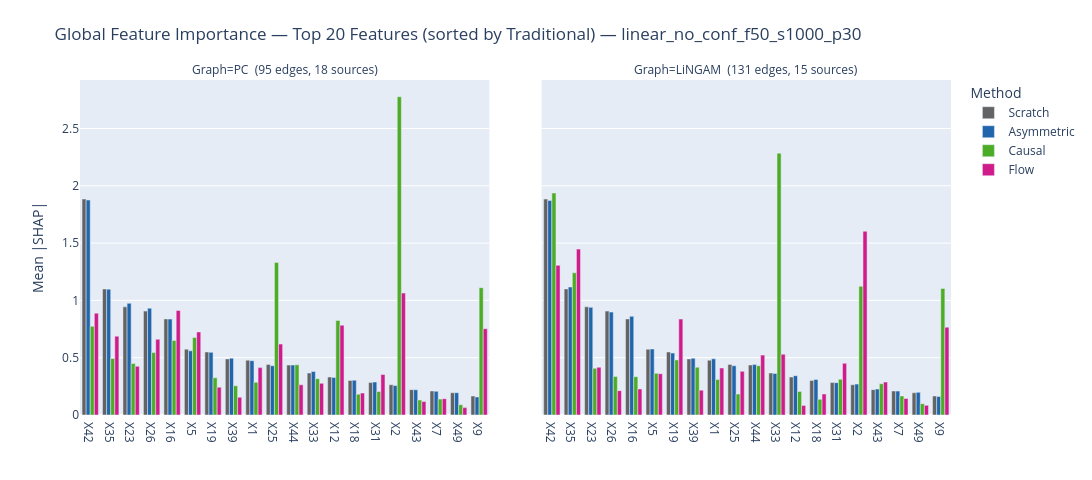

Notebook code cell kept with this figure:
### Markdown cell above
## 4. Global Feature Importance Comparison

Mean absolute SHAP value per feature.  
**Left panel** — ShapleyFromScratch + PC-graph methods.  
**Right panel** — ShapleyFromScratch + LiNGAM-graph methods.  
Features are sorted (left → right) by ShapleyFromScratch importance.

### Code cell
# ── Mean absolute SHAP per feature ───────────────────────────────────────
mean_abs = {name: np.abs(sv).mean(axis=0) for name, sv in shap_data.items()}

# Top-N features ranked by Traditional Shapley (Scratch)
scratch_rank = np.argsort(mean_abs["Scratch"])[::-1][:N_TOP_FEATURES]
top_features = [feature_names[i] for i in scratch_rank]


def _resolve_features(features=None):
    """Thin wrapper — delegates to analysis_utils.resolve_features."""
    return resolve_features(feature_names, scratch_rank, top_features, features)

# ── Method lists (used by scatter / instance cells below) ─────────────────
PC_METHODS     = ["Scratch", "Asymmetric (PC)",     "Causal (PC)",     "Flow (PC)"]
LINGAM_METHODS = ["Scratch", "Asymmetric (LiNGAM)", "Causal (LiNGAM)", "Flow (LiNGAM)"]

# Default: top-N by Traditional Shapley
fig_imp = plot_feature_importance_bar(
    shap_data, feature_names, scratch_rank, top_features, mean_abs,
    pc_edges, pc_sources, lingam_edges, lingam_sources,
    METHOD_COLORS, DATASET, N_TOP_FEATURES,
    save_dir=PLOTS_DIR,
)

### Figure 1 — Plotly figure (JSON) as saved in the notebook; plotly's stock layout.template omitted (floating-point values rounded to 4 significant figures)
{"data": [{"alignmentgroup": "True", "hovertemplate": "Method=Scratch<br>Graph=PC  (95 edges, 18 sources)<br>=%{x}<br>Mean |SHAP|=%{y}<extra></extra>", "legendgroup": "Scratch", "marker": {"color": "#636363", "pattern": {"shape": ""}}, "name": "Scratch", "offsetgroup": "Scratch", "orientation": "v", "showlegend": true, "textposition": "auto", "type": "bar", "x": ["X42", "X35", "X23", "X26", "X16", "X5", "X19", "X39", "X1", "X25", "X44", "X33", "X12", "X18", "X31", "X2", "X43", "X7", "X49", "X9"], "xaxis": "x", "y": [1.884, 1.1, 0.9438, 0.9068, 0.8381, 0.5741, 0.55, 0.4895, 0.4784, 0.4415, 0.4363, 0.3665, 0.3314, 0.3014, 0.2829, 0.264, 0.2213, 0.2095, 0.1941, 0.1652], "yaxis": "y"}, {"alignmentgroup": "True", "hovertemplate": "Method=Scratch<br>Graph=LiNGAM  (131 edges, 15 sources)<br>=%{x}<br>Mean |SHAP|=%{y}<extra></extra>", "legendgroup": "Scratch", "marker": {"color": "#636363", "pattern": {"shape": ""}}, "name": "Scratch", "offsetgroup": "Scratch", "orientation": "v", "showlegend": false, "textposition": "auto", "type": "bar", "x": ["X42", "X35", "X23", "X26", "X16", "X5", "X19", "X39", "X1", "X25", "X44", "X33", "X12", "X18", "X31", "X2", "X43", "X7", "X49", "X9"], "xaxis": "x2", "y": [1.884, 1.1, 0.9438, 0.9068, 0.8381, 0.5741, 0.55, 0.4895, 0.4784, 0.4415, 0.4363, 0.3665, 0.3314, 0.3014, 0.2829, 0.264, 0.2213, 0.2095, 0.1941, 0.1652], "yaxis": "y2"}, {"alignmentgroup": "True", "hovertemplate": "Method=Asymmetric<br>Graph=PC  (95 edges, 18 sources)<br>=%{x}<br>Mean |SHAP|=%{y}<extra></extra>", "legendgroup": "Asymmetric", "marker": {"color": "#2166ac", "pattern": {"shape": ""}}, "name": "Asymmetric", "offsetgroup": "Asymmetric", "orientation": "v", "showlegend": true, "textposition": "auto", "type": "bar", "x": ["X42", "X35", "X23", "X26", "X16", "X5", "X19", "X39", "X1", "X25", "X44", "X33", "X12", "X18", "X31", "X2", "X43", "X7", "X49", "X9"], "xaxis": "x", "y": [1.876, 1.098, 0.9742, 0.9317, 0.8369, 0.5601, 0.5467, 0.4959, 0.4739, 0.4302, 0.4358, 0.3798, 0.3267, 0.3042, 0.2876, 0.257, 0.2203, 0.2066, 0.1947, 0.1576], "yaxis": "y"}, {"alignmentgroup": "True", "hovertemplate": "Method=Asymmetric<br>Graph=LiNGAM  (131 edges, 15 sources)<br>=%{x}<br>Mean |SHAP|=%{y}<extra></extra>", "legendgroup": "Asymmetric", "marker": {"color": "#2166ac", "pattern": {"shape": ""}}, "name": "Asymmetric", "offsetgroup": "Asymmetric", "orientation": "v", "showlegend": false, "textposition": "auto", "type": "bar", "x": ["X42", "X35", "X23", "X26", "X16", "X5", "X19", "X39", "X1", "X25", "X44", "X33", "X12", "X18", "X31", "X2", "X43", "X7", "X49", "X9"], "xaxis": "x2", "y": [1.871, 1.117, 0.9393, 0.8979, 0.8609, 0.5757, 0.5409, 0.4953, 0.4903, 0.43, 0.4395, 0.3626, 0.3431, 0.3094, 0.2822, 0.2695, 0.2267, 0.2083, 0.1976, 0.1613], "yaxis": "y2"}, {"alignmentgroup": "True", "hovertemplate": "Method=Causal<br>Graph=PC  (95 edges, 18 sources)<br>=%{x}<br>Mean |SHAP|=%{y}<extra></extra>", "legendgroup": "Causal", "marker": {"color": "#4dac26", "pattern": {"shape": ""}}, "name": "Causal", "offsetgroup": "Causal", "orientation": "v", "showlegend": true, "textposition": "auto", "type": "bar", "x": ["X42", "X35", "X23", "X26", "X16", "X5", "X19", "X39", "X1", "X25", "X44", "X33", "X12", "X18", "X31", "X2", "X43", "X7", "X49", "X9"], "xaxis": "x", "y": [0.7735, 0.4938, 0.4499, 0.5448, 0.6498, 0.676, 0.3241, 0.2553, 0.2851, 1.33, 0.4379, 0.3174, 0.8249, 0.1819, 0.2053, 2.777, 0.1302, 0.1386, 0.09016, 1.111], "yaxis": "y"}, {"alignmentgroup": "True", "hovertemplate": "Method=Causal<br>Graph=LiNGAM  (131 edges, 15 sources)<br>=%{x}<br>Mean |SHAP|=%{y}<extra></extra>", "legendgroup": "Causal", "marker": {"color": "#4dac26", "pattern": {"shape": ""}}, "name": "Causal", "offsetgroup": "Causal", "orientation": "v", "showlegend": false, "textposition": "auto", "type": "bar", "x": ["X42", "X35", "X23", "X26", "X16", "X5", "X19", "X39", "X1", "X25", "X44", "X33", "X12", "X18", "X31", "X2", "X43", "X7", "X49", "X9"], "xaxis": "x2", "y": [1.937, 1.241, 0.407, 0.3352, 0.3347, 0.3633, 0.4805, 0.4171, 0.3107, 0.1828, 0.4293, 2.284, 0.206, 0.1372, 0.3112, 1.124, 0.2727, 0.1655, 0.09902, 1.104], "yaxis": "y2"}, {"alignmentgroup": "True", "hovertemplate": "Method=Flow<br>Graph=PC  (95 edges, 18 sources)<br>=%{x}<br>Mean |SHAP|=%{y}<extra></extra>", "legendgroup": "Flow", "marker": {"color": "#d01c8b", "pattern": {"shape": ""}}, "name": "Flow", "offsetgroup": "Flow", "orientation": "v", "showlegend": true, "textposition": "auto", "type": "bar", "x": ["X42", "X35", "X23", "X26", "X16", "X5", "X19", "X39", "X1", "X25", "X44", "X33", "X12", "X18", "X31", "X2", "X43", "X7", "X49", "X9"], "xaxis": "x", "y": [0.8885, 0.6879, 0.4249, 0.6604, 0.9123, 0.7246, 0.2428, 0.1547, 0.4134, 0.6188, 0.2635, 0.2764, 0.7835, 0.1914, 0.3529, 1.064, 0.1174, 0.1423, 0.06443, 0.7531], "yaxis": "y"}, {"alignmentgroup": "True", "hovertemplate": "Method=Flow<br>Graph=LiNGAM  (131 edges, 15 sources)<br>=%{x}<br>Mean |SHAP|=%{y}<extra></extra>", "legendgroup": "Flow", "marker": {"color": "#d01c8b", "pattern": {"shape": ""}}, "name": "Flow", "offsetgroup": "Flow", "orientation": "v", "showlegend": false, "textposition": "auto", "type": "bar", "x": ["X42", "X35", "X23", "X26", "X16", "X5", "X19", "X39", "X1", "X25", "X44", "X33", "X12", "X18", "X31", "X2", "X43", "X7", "X49", "X9"], "xaxis": "x2", "y": [1.306, 1.448, 0.4168, 0.2125, 0.2272, 0.3604, 0.837, 0.2169, 0.4101, 0.3808, 0.5226, 0.5305, 0.08384, 0.1837, 0.4509, 1.603, 0.2876, 0.1437, 0.08422, 0.7663], "yaxis": "y2"}], "layout": {"annotations": [{"font": {}, "showarrow": false, "text": "Graph=PC  (95 edges, 18 sources)", "x": 0.235, "xanchor": "center", "xref": "paper", "y": 1, "yanchor": "bottom", "yref": "paper"}, {"font": {}, "showarrow": false, "text": "Graph=LiNGAM  (131 edges, 15 sources)", "x": 0.765, "xanchor": "center", "xref": "paper", "y": 1, "yanchor": "bottom", "yref": "paper"}], "barmode": "group", "height": 480, "legend": {"title": {"text": "Method"}, "tracegroupgap": 0}, "margin": {"b": 60, "t": 80}, "title": {"text": "Global Feature Importance — Top 20 Features (sorted by Traditional) — linear_no_conf_f50_s1000_p30"}, "width": 1300, "xaxis": {"anchor": "y", "categoryarray": ["X42", "X35", "X23", "X26", "X16", "X5", "X19", "X39", "X1", "X25", "X44", "X33", "X12", "X18", "X31", "X2", "X43", "X7", "X49", "X9"], "categoryorder": "array", "domain": [0, 0.47], "title": {"text": ""}}, "xaxis2": {"anchor": "y2", "categoryarray": ["X42", "X35", "X23", "X26", "X16", "X5", "X19", "X39", "X1", "X25", "X44", "X33", "X12", "X18", "X31", "X2", "X43", "X7", "X49", "X9"], "categoryorder": "array", "domain": [0.53, 1], "matches": "x", "title": {"text": ""}}, "yaxis": {"anchor": "x", "domain": [0, 1], "matches": "y", "title": {"text": "Mean |SHAP|"}}, "yaxis2": {"anchor": "x2", "domain": [0, 1], "matches": "y", "showticklabels": false}}}
